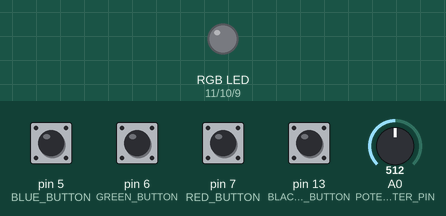
Bench run of a sketch on a simulated Arduino Uno, built with avr-gcc and run on an emulated ATmega328P. On the bench: an RGB LED mixed from three pins (HIGH = lit). Inputs (shaded band) come from the test bench; at power-on: pin 5 (BLUE_BUTTON), pin 6 (GREEN_BUTTON), pin 7 (RED_BUTTON), pin 13 (BLACKOUT_BUTTON) HIGH, A0 (POTENTIOMETER_PIN) = 512. Dim RGB values are drawn brighter than linear.

Above: at 1.2 s.
1.3 s: pin 5 (BLUE_BUTTON) pulled LOW for 0.15 s
At 2.5 s:
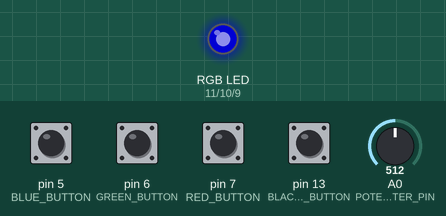
2.9 s: pin 6 (GREEN_BUTTON) pulled LOW for 0.15 s
At 3.9 s:
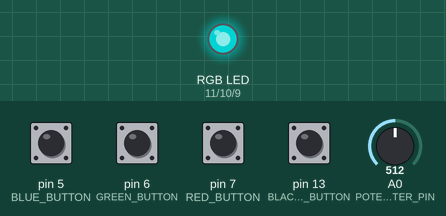
4.5 s: pin 7 (RED_BUTTON) pulled LOW for 0.15 s
At 5.1 s:
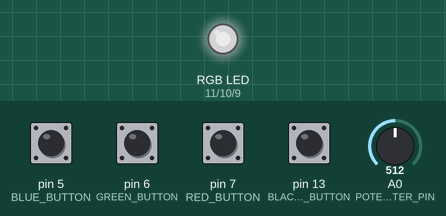
6.1 s: pin 13 (BLACKOUT_BUTTON) pulled LOW for 0.15 s
At 7.3 s:
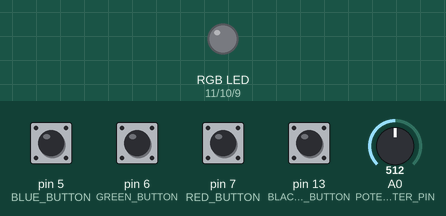
7.7 s: pin 6 (GREEN_BUTTON) pulled LOW for 1 s
At 8.7 s:
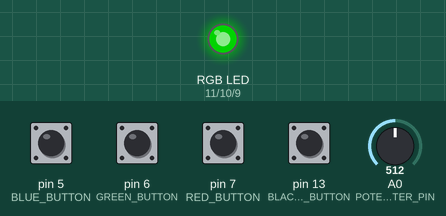
10.2 s: pin 7 (RED_BUTTON) pulled LOW for 1 s
At 10.6 s:
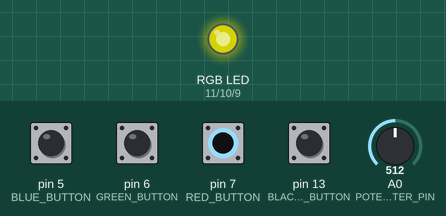
Timing chart, 0 to 13.2 s (numbered marks = the images above; inputs shaded):
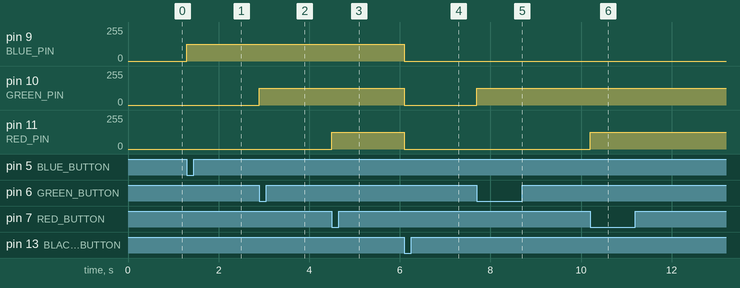

The sketch:

5_rgb_8bits_palette_mixer.ino
```cpp
// Poteciometer pin initialization
const int POTENTIOMETER_PIN = A0;

// LED pin initialization
const int RED_PIN = 11;
const int GREEN_PIN = 10;
const int BLUE_PIN = 9;

// Blackout button pin initialization
const int BLACKOUT_BUTTON = 13;

// Button pin initialization
const int RED_BUTTON = 7;
const int GREEN_BUTTON = 6;
const int BLUE_BUTTON = 5;

struct RGB { // We are working with a RGB LED, and, as such, it receives 3 int values that represents the intensities of each color
  uint8_t r;
  uint8_t g;
  uint8_t b;

  RGB() : r(0), g(0), b(0) {} // Default values
};

// GLobal variables
RGB ledWriting; // color selected

uint8_t pwm = 0; // intensity reading
int potentiometerReading = 0; // potentiometer reading (needs adjustment)
char colorPressed = '0'; // Button control


void setup() {
  // LED pin configuration
  pinMode(RED_PIN, OUTPUT);
  pinMode(GREEN_PIN,OUTPUT);
  pinMode(BLUE_PIN,OUTPUT);

  // Button pin configuration
  pinMode(RED_BUTTON, INPUT_PULLUP);
  pinMode(GREEN_BUTTON, INPUT_PULLUP);
  pinMode(BLUE_BUTTON, INPUT_PULLUP);

  // Potentiometer pin configuration
  pinMode(POTENTIOMETER_PIN, INPUT);

  // Blackout button initialization
  pinMode(BLACKOUT_BUTTON, INPUT_PULLUP);
}

void loop() {
  potentiometerReading = analogRead(POTENTIOMETER_PIN); // The objective is to control the intensity of a color by the use of a potentiometer
  pwm = map(potentiometerReading, 0, 1023, 0, 255); // 10 bits to 8 bits

  colorPressed = getButtonReading();
  updateRgbValues(colorPressed, pwm, &ledWriting); // Updating the RBG instance values

  updateLedColoring(ledWriting); // You can add or update a color and it's intesity by adjusting the potentiometer before pressing the respective button, or turn everything off by pressing the designated button.
}

char getButtonReading() { // setting values of each color according to the buttons pressed
  char color = 's'; // stay
  if (digitalRead(RED_BUTTON) == LOW) {
    color = 'r';
  }
  if (digitalRead(GREEN_BUTTON) == LOW) {
    color = 'g';
  }
  if (digitalRead(BLUE_BUTTON) == LOW) {
    color = 'b';
  }
  if (digitalRead(BLACKOUT_BUTTON) == LOW) {
    color = '0'; // Turn off button pressed
  }
  return color;
}

// Activates a color in a designated intensity
void updateRgbValues(char buttonReading, int intensity, RGB* currentColoring) { // LED control
  switch(buttonReading){
    case 'r':
      currentColoring->r = intensity;
      break;
    case 'g':
      currentColoring->g = intensity;
      break;
    case 'b':
      currentColoring->b = intensity;
      break;
    case '0': // turn off
      currentColoring->r = 0;
      currentColoring->g = 0;
      currentColoring->b = 0;
      break;
  }
}

void updateLedColoring(RGB led) {
  int redIntensity = led.r;
  int greenIntensity = led.g;
  int blueIntensity = led.b;

  analogWrite(RED_PIN, redIntensity);
  analogWrite(GREEN_PIN, greenIntensity);
  analogWrite(BLUE_PIN, blueIntensity);
}
```

Measured:
- after the input at 1.3 s, pin 9 (BLUE_PIN): 0/255 → 127/255 at once
- after the input at 2.9 s, pin 10 (GREEN_PIN): 0/255 → 127/255 at once
- after the input at 4.5 s, pin 11 (RED_PIN): 0/255 → 127/255 at once
- after the input at 6.1 s, pin 9 (BLUE_PIN), pin 10 (GREEN_PIN), pin 11 (RED_PIN): 127/255 → 0/255 at once
- after the input at 7.7 s, pin 10 (GREEN_PIN): 0/255 → 127/255 at once
- after the input at 10.2 s, pin 11 (RED_PIN): 0/255 → 127/255 at once
